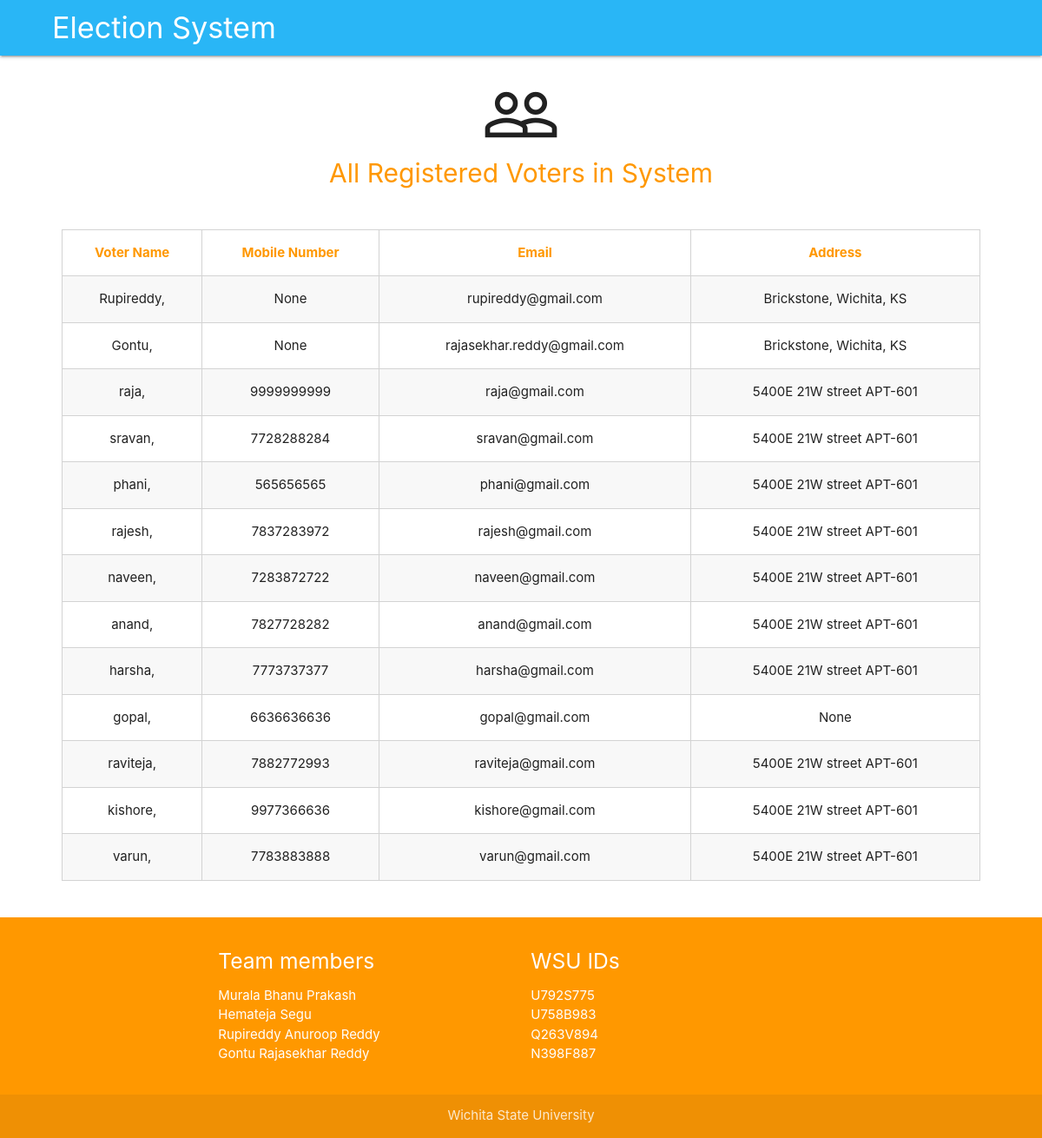
The page /voters/ (signed in) on the database its author committed.
### application/models.py (models this page shows, shortened)
class VoterInformation(models.Model):
    id = models.AutoField(primary_key=True)
    member = models.ForeignKey(ElectionMember, on_delete=models.CASCADE)
    voter_id = models.CharField(max_length=20,null=True,blank=True)
    birth_date = models.DateField(null=True)
    person_type = models.CharField(max_length=6, choices=(('Male','Male'),('Female','Female')), null=True, blank=True)
    full_address = models.CharField(max_length=180,null=True)
    state = models.CharField(choices=(('KS','Kansas'),), max_length=2,null=True)
    postal_code = models.CharField(max_length=5,null=True)
    ssn = models.CharField(max_length=9,null=True)
    address_proof = models.FileField(upload_to='voter_documents/',null=True)
    other_proof = models.FileField(upload_to='voter_documents/',null=True,blank=True)
    is_account_verified = models.BooleanField(default=False)
    description = models.CharField(max_length=100,null=True,blank=True)
    is_active = models.BooleanField(default=True)

class ElectionMember(AbstractUser):
    election_member_id = models.AutoField(primary_key=True)
    phone_number = models.CharField(max_length=10, null=True, blank=True)
    member_type = models.CharField(max_length=3,
                                   choices=(('CAN', 'Candidate'), ('VOT', 'Voter'), ('ADM', 'Election Admin')), null=True)

### application/views.py (the view)
# urls.py: path('voters/', get_all_voter_details, name='all_voter_details'),
def get_all_voter_details(request):
    if not request.user.is_active:
        return member_session_not_active(request)
    voters = VoterInformation.objects.all()
    return render(request, 'Election_All_Voters.html', {'voters': voters})

### application/templates/Election_All_Voters.html (shortened to what this page needs)
{% extends 'website_base.html' %}
{% load crispy_forms_tags %}
{% load static %}
{% block child_template %}
    <head>
    </head>
<div>
    <center>
        <br>
        <i class="material-icons large">people_outline</i>
        <h1>
            All Registered Voters in System
        </h1>
        <br>
    </center>
    <div class="row">
        <div class="col m12 l12">
            {% if voters %}
                <table class="striped highlight centered">
                <thead>
                <tr>
                    <th>Voter Name</th>
                    <th>Mobile Number</th>
                    <th>Email</th>
                    <th>Address</th>
                </tr>
                </thead>
                <tbody>
                {% for v in voters %}
                    <tr>
                        <td>{{v.member.first_name}},{{v.user.last_name}}</td>
                        <td>{{v.member.phone_number}}</td>
                        <td>{{v.member.email}}</td>
                        <td>{{v.full_address}}</td>
                    </tr>
                {% endfor %}
                </tbody>
            </table>
            <br>
            {% else %}
                <p class="text-center">
                    <b>No voters enrolled yet</b>
                </p>
            {% endif %}
        </div>
        <br><br>
    </div>
</div>
{% endblock %}

### application/templates/website_base.html (style rules this page uses)
th,td { border:1px solid lightgray !important; text-align:center; }
th { background-color:white !important; font-weight:bold !important; color:#ff9800 !important; }
h1 { font-size:30px !important; color: #ff9800 !important; margin-top:0px !important; }

### rows shown on the page
VoterInformation: member.first_name "Rupireddy", member.phone_number "None", member.email "rupireddy@gmail.com", full_address "Brickstone, Wichita, KS"
VoterInformation: member.first_name "Gontu", member.phone_number "None", member.email "rajasekhar.reddy@gmail.com", full_address "Brickstone, Wichita, KS"
VoterInformation: member.first_name "raja", member.phone_number "9999999999", member.email "raja@gmail.com", full_address "5400E 21W street APT-601"
VoterInformation: member.first_name "sravan", member.phone_number "7728288284", member.email "sravan@gmail.com", full_address "5400E 21W street APT-601"
VoterInformation: member.first_name "phani", member.phone_number "565656565", member.email "phani@gmail.com", full_address "5400E 21W street APT-601"
VoterInformation: member.first_name "rajesh", member.phone_number "7837283972", member.email "rajesh@gmail.com", full_address "5400E 21W street APT-601"
VoterInformation: member.first_name "naveen", member.phone_number "7283872722", member.email "naveen@gmail.com", full_address "5400E 21W street APT-601"
VoterInformation: member.first_name "anand", member.phone_number "7827728282", member.email "anand@gmail.com", full_address "5400E 21W street APT-601"
VoterInformation: member.first_name "harsha", member.phone_number "7773737377", member.email "harsha@gmail.com", full_address "5400E 21W street APT-601"
VoterInformation: member.first_name "gopal", member.phone_number "6636636636", member.email "gopal@gmail.com", full_address "None"
VoterInformation: member.first_name "raviteja", member.phone_number "7882772993", member.email "raviteja@gmail.com", full_address "5400E 21W street APT-601"
VoterInformation: member.first_name "kishore", member.phone_number "9977366636", member.email "kishore@gmail.com", full_address "5400E 21W street APT-601"
VoterInformation: member.first_name "varun", member.phone_number "7783883888", member.email "varun@gmail.com", full_address "5400E 21W street APT-601"
